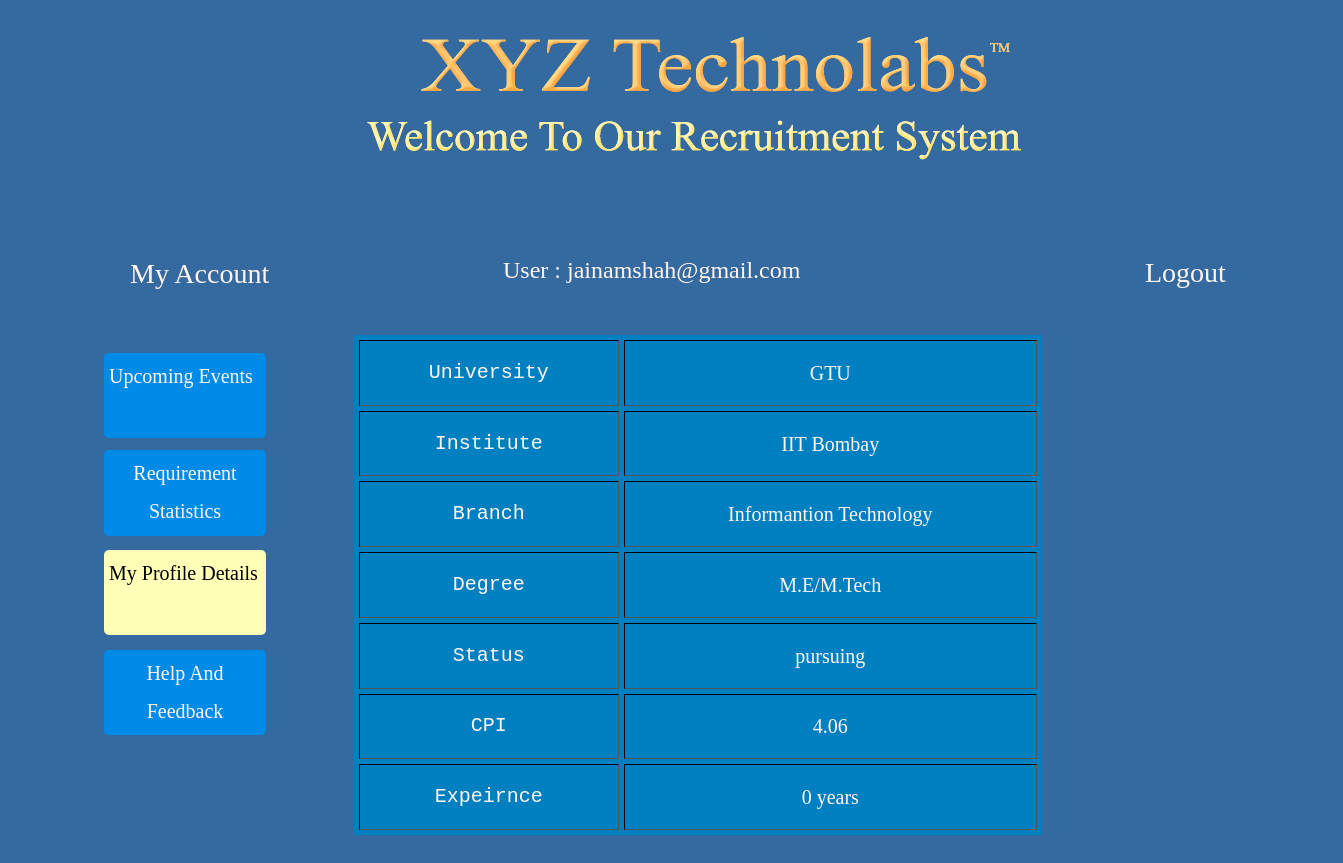
The page /viewacademic.php (signed in) on the database its author committed.
### tables this page shows
CREATE TABLE IF NOT EXISTS `academic` (
  `userid` int(255) NOT NULL AUTO_INCREMENT,
  `university` varchar(255) NOT NULL,
  `institute` varchar(255) NOT NULL,
  `branch` varchar(255) NOT NULL,
  `degree` varchar(255) NOT NULL,
  `status` varchar(255) NOT NULL,
  `cpi` float NOT NULL,
  `semester` int(8) NOT NULL,
  `experience` int(30) NOT NULL,
  PRIMARY KEY (`userid`)
);

### viewacademic.php (the view, shortened to what this page needs)
<?php
if (isset($_SESSION['email'])){
$email = $_SESSION['email'];
}
 $query = "SELECT * FROM account WHERE account.pemail='$email'";
	$result=mysql_query($query);
	    $row=mysql_fetch_array($result);
		  $userid = $row['userid'];
?>
<!DOCTYPE html PUBLIC "-//W3C//DTD XHTML 1.0 Transitional//EN" "http://www.w3.org/TR/xhtml1/DTD/xhtml1-transitional.dtd">
<html xmlns="http://www.w3.org/1999/xhtml">
<head>
<link rel="stylesheet" href="main.css" type="text/css" />
</head>
<body>
<div id="apDiv6"><a href="myaccount.php">My account</a></div>
<div id="apDiv8"><a
href="logout.php">logout</a></div>
<div id="apDiv2">
  <table width="100%" height="100%" cellpadding="10" cellspacing="5" border="1">
    <tr>
      <th scope="col">University</th>
      <td scope="col"><?php
		  $query = "SELECT * FROM academic,account WHERE academic.userid=$userid";
	$result=mysql_query($query);
	    $row=mysql_fetch_array($result);
		 echo $row['university'];
	  ?></th>
    </tr>
    <tr>
      <th scope="row">Institute</th>
      <td>  <?php
		  $query = "SELECT * FROM academic,account WHERE academic.userid=$userid";
	$result=mysql_query($query);
	    $row=mysql_fetch_array($result);
		 echo $row['institute'];
	  ?></td>
    </tr>
    <tr>
      <th scope="row">Branch</th>
      <td><?php
		  $query = "SELECT * FROM academic,account WHERE academic.userid=$userid";
	$result=mysql_query($query);
	    $row=mysql_fetch_array($result);
		 echo $row['branch'];
	  ?></td>
    </tr>
    <tr>
      <th scope="row">Degree</th>
      <td><?php
		  $query = "SELECT * FROM academic,account WHERE academic.userid=$userid";
	$result=mysql_query($query);
	    $row=mysql_fetch_array($result);
		 echo $row['degree'];
	  ?></td>
    </tr>
    <tr id="ststus">
      <th scope="row">Status</th>
      <td><?php
		  $query = "SELECT * FROM academic,account WHERE academic.userid=$userid";
	$result=mysql_query($query);
	    $row=mysql_fetch_array($result);
		 echo $row['status'];
	  ?></td>
    </tr>
    <tr>
      <th scope="row">CPI</th>
      <td><?php
		  $query = "SELECT * FROM academic,account WHERE academic.userid=$userid";
	$result=mysql_query($query);
	    $row=mysql_fetch_array($result);
		 echo $row['cpi'];
	  ?></td>
    </tr>
    <tr>
      <th scope="row">Expeirnce</th>
      <td><?php
		  $query = "SELECT * FROM academic,account WHERE academic.userid=$userid";
	$result=mysql_query($query);
	    $row=mysql_fetch_array($result);
		 echo $row['experience']."&nbsp;years";
	  ?></td>
    </tr>
  </table>
</div>
<div id="apDiv1"></div>
<div id="apDiv9">User : <?php
echo  $email;
?> </div>
<div id="apDiv16"><a href="myaccount.php">upcoming events</a></div>
<div id="apDiv20"><a href="requirementboard.php">requirement statistics</a></div>
<div id="apDiv21"><a href="viewprofile.php">my profile details</a></div>
<div id="apDiv22"><a href="helpandfeedback.php">help and feedback</a></div>
</body>
</html>

### main.css (style rules this page uses)
body { background: rgb(53,106,160); background: -moz-linear-gradient(45deg, rgb(53,106,160) 0%, rgb(53,106,160) 100%); background: -webkit-gradient(linear, left bottom, right top, color-stop(0%, rgb(53,106,160)), color-stop(100%, rgb(53,106,160))); background: -webkit-linear-gradient(45deg, rgb(53,106,160) 0%, rgb(53,106,160) 100%); background: -o-linear-gradient(45deg, rgb(53,106,160) 0%, rgb(53,106,160) 100%); background: -ms-linear-gradient(45deg, rgb(53,106,160) 0%, rgb(53,106,160) 100%); background: linear-gradient(45deg, rgb(53,106,160) 0%, rgb(53,106,160) 100%); filter: progid:DXImageTransform.Microsoft.gradient( startColorstr='#356aa0', endColorstr='#356aa0', GradientType=1 ); font-family: Georgia, "Times New Roman", Times, serif; }
#apDiv1 { position: absolute; left: 10px; top: 25px; width: 1323px; height: 150px; z-index: 1; background-repeat: no-repeat; text-align: right; list-style-type: none; background-image: url(Untitled5.png); display: block; visibility: visible; font-size: 36px; text-transform: capitalize; color: #ffefc6; right: 10px; background-position: center center; }
#apDiv2 { position: absolute; left: 75px; top: 288px; width: 1200px; height: 1722px; z-index: 2; font-size: 20px; color: #FFFFDF; line-height: 24px; background-position: center center; display: inline-block; right: 75px }
#apDiv2 table tr th { font-family: "Courier New", Courier, monospace; font-size: 20px; font-weight: 100; color: seashell; }
#apDiv2 table tr td { text-transform: none; }

### rows shown on the page
academic: university "GTU", institute "IIT Bombay", branch "Informantion Technology", degree "M.E/M.Tech", status "pursuing", cpi "4.06", experience "0"

### other values the page prints
$email "jainamshah@gmail.com"
